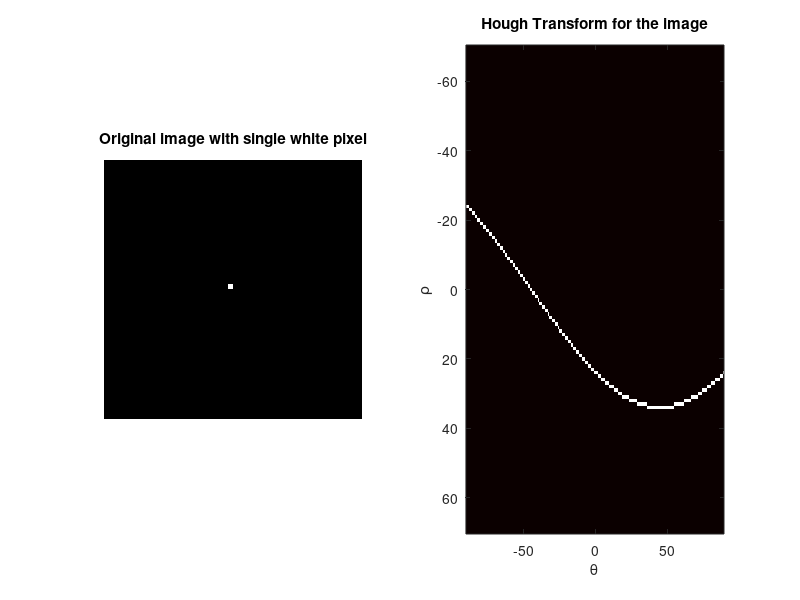
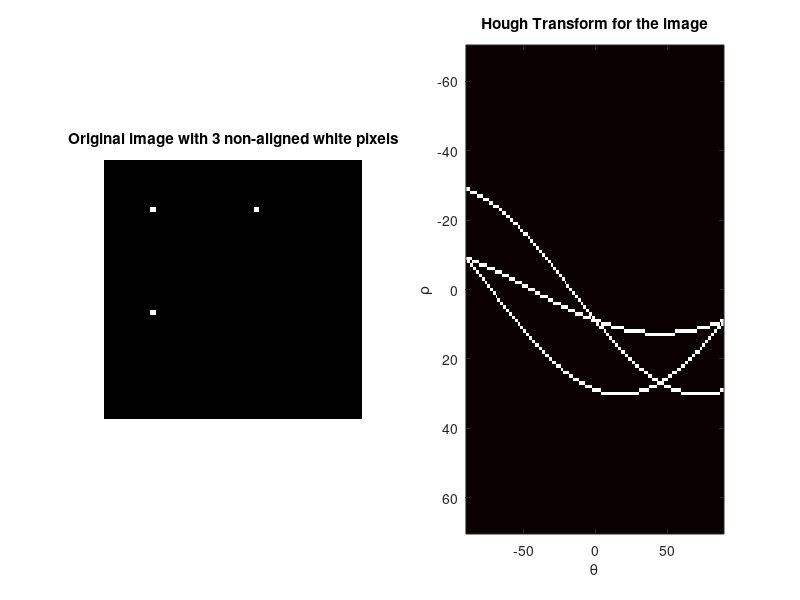
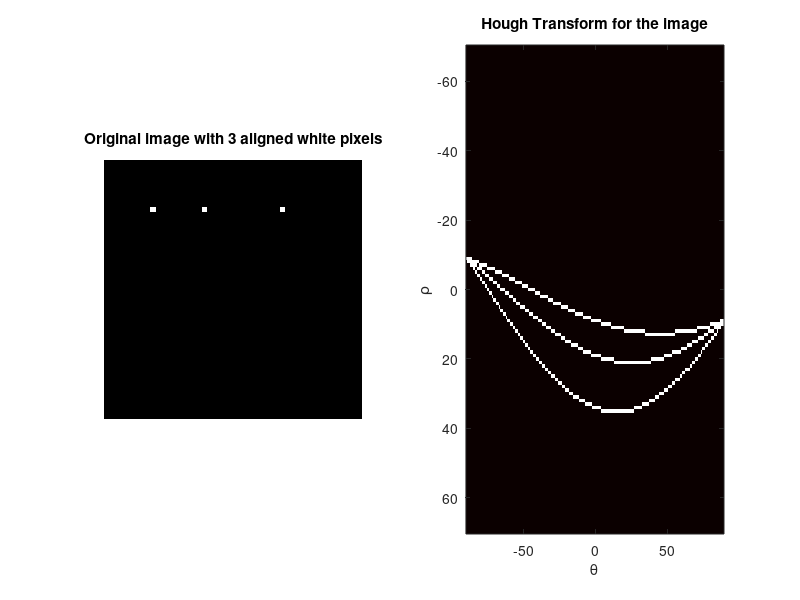
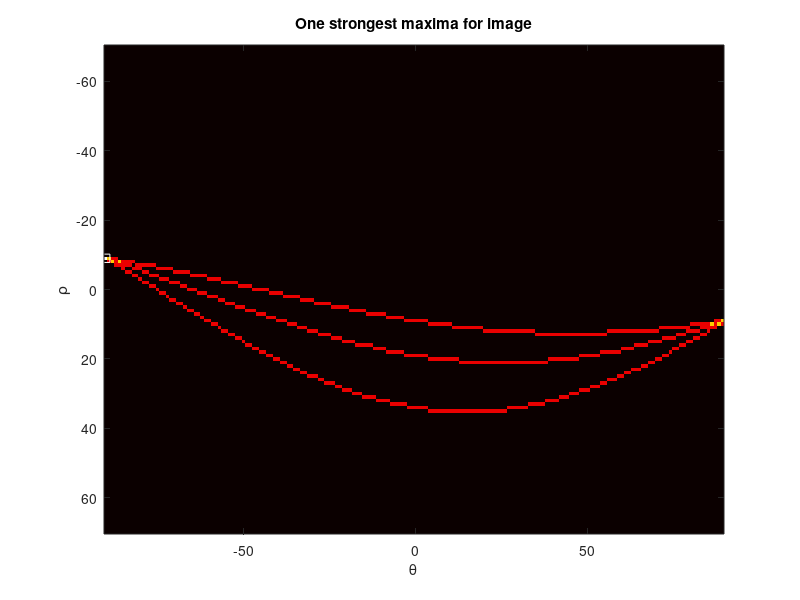

Source code (MATLAB) for these figures, in order:
function hough_for_lines()
    %%%%%%%%%%%%%%%%%%%%%%%%%%%%%%%%
    %%%% Single pixel image
    %%%%%%%%%%%%%%%%%%%%%%%%%%%%%%%%
    single_pixel_image = zeros(50);
    single_pixel_image(25, 25) = 255;
    single_pixel_image = cast(single_pixel_image, 'uint8');
    plot_title_single_pixel = 'Original image with single white pixel';
    compute_hough_for_lines(single_pixel_image, 1, plot_title_single_pixel, 0);
    
    %%%%%%%%%%%%%%%%%%%%%%%%%%%%%%%%
    %%%% 3 Non-aligned points image
    %%%%%%%%%%%%%%%%%%%%%%%%%%%%%%%%
    non_aligned_image = zeros(50);
    non_aligned_image(10, 10) = 255;
    non_aligned_image(10, 30) = 255;
    non_aligned_image(30, 10) = 255;
    non_aligned_image = cast(non_aligned_image, 'uint8');
    plot_title_non_aligned = 'Original image with 3 non-aligned white pixels';
    compute_hough_for_lines(non_aligned_image, 2, plot_title_non_aligned, 0);
    
    %%%%%%%%%%%%%%%%%%%%%%%%%%%%%%%%
    %%%% 3 Aligned points image
    %%%%%%%%%%%%%%%%%%%%%%%%%%%%%%%%
    aligned_image = zeros(50);
    aligned_image(10, 10) = 255;
    aligned_image(10, 20) = 255;
    aligned_image(10, 35) = 255;
    aligned_image = cast(aligned_image, 'uint8');
    plot_title_aligned = 'Original image with 3 aligned white pixels';
    compute_hough_for_lines(aligned_image, 3, plot_title_aligned, 1);
end

function compute_hough_for_lines(img, plot_num, plot_title, show_peaks)
    [H, theta, rho] = hough(img);
    figure(plot_num);
    subplot(1, 2, 1);
    imshow(img);
    title(plot_title);
    subplot(1, 2, 2);
    imshow(imadjust(rescale(H)), 'XData', theta, 'YData', rho, 'InitialMagnification', 'fit');
    title('Hough Transform for the image');
    xlabel('\theta');
    ylabel('\rho');
    axis on, axis normal;
    colormap(gca, hot);
    
    if show_peaks == 1
        peaks = houghpeaks(H, 1);
        figure(plot_num + 1);
        imshow(H, [], 'XData', theta, 'YData', rho, 'InitialMagnification', 'fit');
        title('One strongest maxima for image');
        xlabel('\theta');
        ylabel('\rho');
        axis on, axis normal, hold on;
        colormap(gca, hot);
        x = theta(peaks(:, 2)); y = rho(peaks(:, 1));
        plot(x, y, 's', 'color', 'white');
        
        myhougline(img, theta, rho, peaks, plot_num);
    end
end

function myhougline(img, theta, rho, peaks, plot_num)
    lines = houghlines(img, theta, rho, peaks, 'MinLength', 1);
    figure(plot_num + 2), imshow(img), hold on;
    title('Image overlaid with strongest line');
    max_len = 0;
    for k = 1:length(lines)
       xy = [lines(k).point1; lines(k).point2];
       plot(xy(:, 1), xy(:, 2), 'LineWidth', 1, 'Color', 'green');

       % Plot beginnings and ends of lines
       plot(xy(1, 1), xy(1, 2), 'x', 'LineWidth', 1, 'Color', 'yellow');
       plot(xy(2, 1), xy(2, 2), 'x', 'LineWidth', 1, 'Color', 'red');

       % Determine the endpoints of the longest line segment
       len = norm(lines(k).point1 - lines(k).point2);
       if (len > max_len)
          max_len = len;
          xy_long = xy;
       end
    end
end